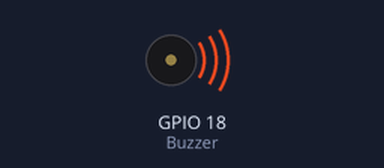
Simulated run of this program. Board: Raspberry Pi (BCM pin numbers). Parts: buzzer (waves = sounding). What the program prints to the terminal is not drawn.

Above: at 1.0 s.
Timing chart, 0 to 31.2 s (numbered marks = the images above):
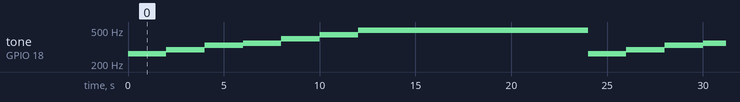

The program:

test.py
```python
import RPi.GPIO as GPIO
import time

Buzzer = 18

# 小蜜蜂音樂樂譜和節拍
#          do   re   mi   fa   so   la   ci
CM = [ 0, 262, 294, 330, 350, 393, 441, 495 ]

song_1 = [ CM[1], 0, CM[2], 0, CM[3], 0, CM[4], 0, CM[5], 0, CM[6], 0, CM[7], 0]
beat_1 = [ 2, 2, 2, 2, 2, 2, 2, 2, 2, 2, 2, 2, 2, 2]

def setup():
    GPIO.setwarnings(False)
    GPIO.setmode(GPIO.BCM)
    GPIO.setup(Buzzer, GPIO.OUT)
    global Buzz
    Buzz = GPIO.PWM(Buzzer, 440)
    Buzz.start(50)

def loop():
    while True:
        print('\nPlaying song 1...')
        for i in range(len(song_1)):
            if song_1[i] > 0:
                Buzz.ChangeFrequency(song_1[i])
            else:
                time.sleep(beat_1[i] * 0.5)  # 持續靜音的時間
                continue
            time.sleep(beat_1[i] * 0.5)
        time.sleep(10)


def destroy():
    Buzz.stop()
    GPIO.output(Buzzer, 1)
    GPIO.cleanup()

if __name__ == '__main__':
    setup()
    try:
        loop()
    except KeyboardInterrupt:
        destroy()
```

Measured:
- by itself, tone on GPIO 18 (Buzzer): repeats every 24.0 s: 294 Hz 2.0 s, 330 Hz 2.0 s, 350 Hz 2.0 s, 393 Hz 2.0 s, 441 Hz 2.0 s, 495 Hz 12.0 s, 262 Hz 2.0 s
